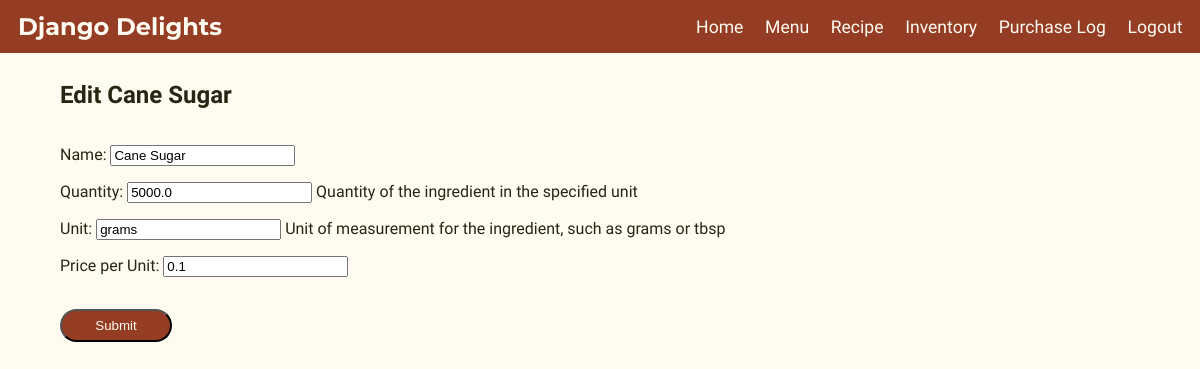
/inventory/edit/1 (signed in), run on the app's committed database.
### inventory_tracker/models.py (models this page shows, shortened)
class IngredientInventory(models.Model):
    ingredient_name = models.CharField(max_length=20, verbose_name = "Name")
    ingredient_quantity = models.FloatField(verbose_name = "Quantity", help_text= "Quantity of the ingredient in the specified unit")
    ingredient_unit = models.CharField(max_length=20, verbose_name = "Unit", help_text="Unit of measurement for the ingredient, such as grams or tbsp")
    ingredient_price_per_unit = models.FloatField(verbose_name = "Price per Unit")
    class Meta:
        ordering = ["ingredient_name"]
        verbose_name = "Ingredient"

### inventory_tracker/views.py (the view)
# urls.py: path('inventory/edit/<int:pk>', views.InventoryUpdate.as_view(), name="inventory_update"),
class InventoryUpdate(LoginRequiredMixin, UpdateView):
    model = IngredientInventory
    template_name = "inventory_tracker/inventory_update.html"
    form_class = InventoryForm

### inventory_tracker/forms.py
class InventoryForm(forms.ModelForm):
    class Meta:
        model = IngredientInventory
        fields = "__all__"

### inventory_tracker/templates/inventory_tracker/inventory_update.html (shortened to what this page needs)
{% extends "inventory_tracker/base.html" %}
{% load static %}
{% block head %}
<link rel="stylesheet" href="{% static 'inventory_tracker/style.css' %}">
{% endblock %}
{% block content %}
<div class="container body-container">
    <h2>Edit {{ object.ingredient_name }}</h2>
<form method="POST">
  {{ form.as_p }}
  <input type="submit" value="Submit"/>
</form>
</div>
{% endblock %}

### inventory_tracker/static/inventory_tracker/style.css (style rules this page uses)
body { width:100%; height:100%; top:0; left:0; margin:0; padding:0; position:relative; background-color:#fffbf0; max-width: 100vw; color:#282612; font-family: 'Work Sans', sans-serif; font-size:1em; }
.body-container { width:90%; margin-left:5%; padding:0; display:flex; flex-direction:column; margin-top:0.5em; margin-bottom:10%; justify-content:flex-start; }
.body-container p, ul, ol, form { align-self:flex-start; }
.body-container h2 { text-align:left; align-self: flex-start; }
.add-btn, input[type=submit] { margin-top:2.5%; background-color:#943d24; color:#fffbf0; padding:1% 5%; transition:1s; border-radius:2em; }

### data on the page
IngredientInventory: ingredient_name "Cane Sugar", ingredient_quantity "5000.0", ingredient_unit "grams", ingredient_price_per_unit "0.1"
